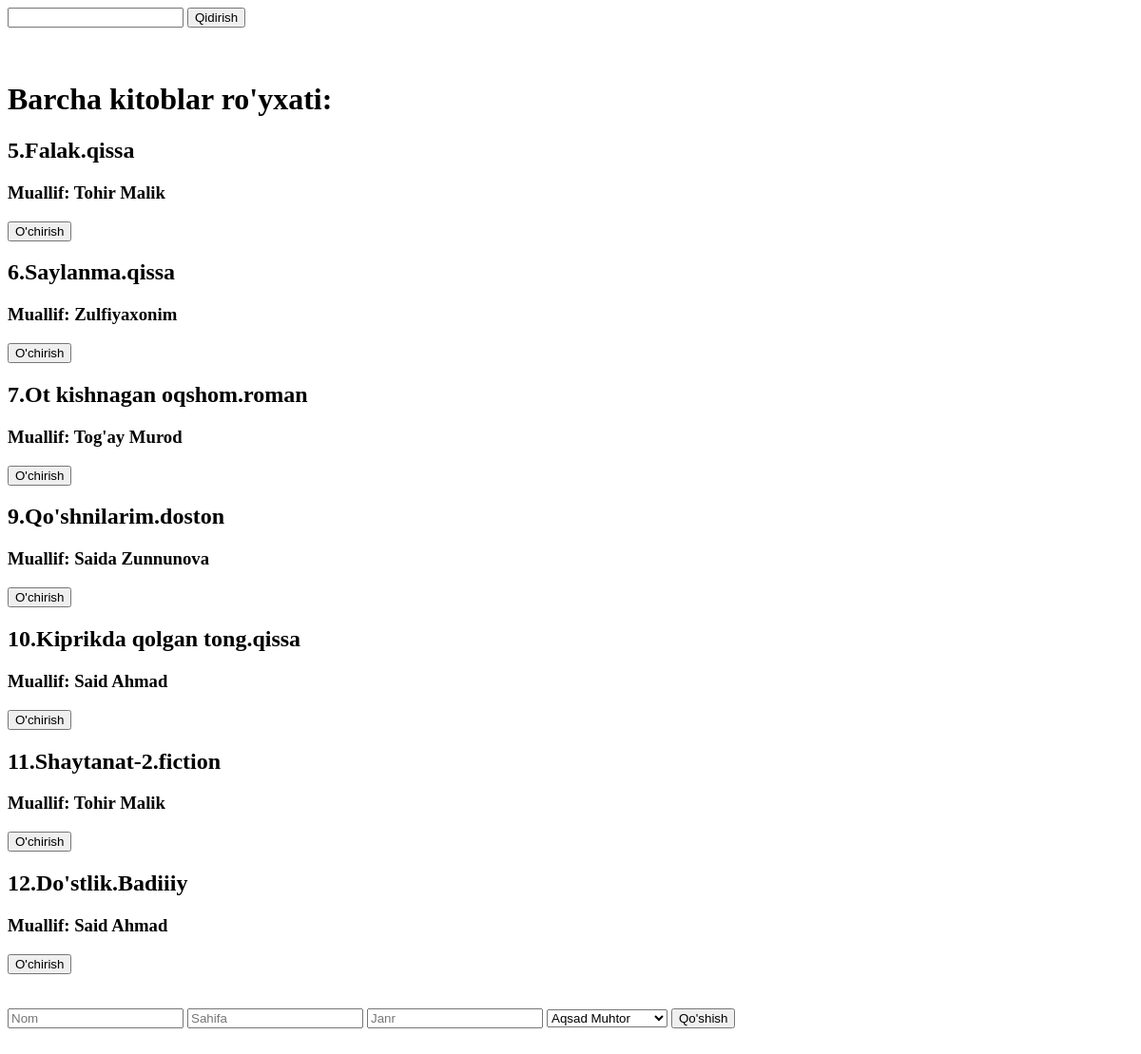
Page /hamma_kitoblar/ on the earlier database version.
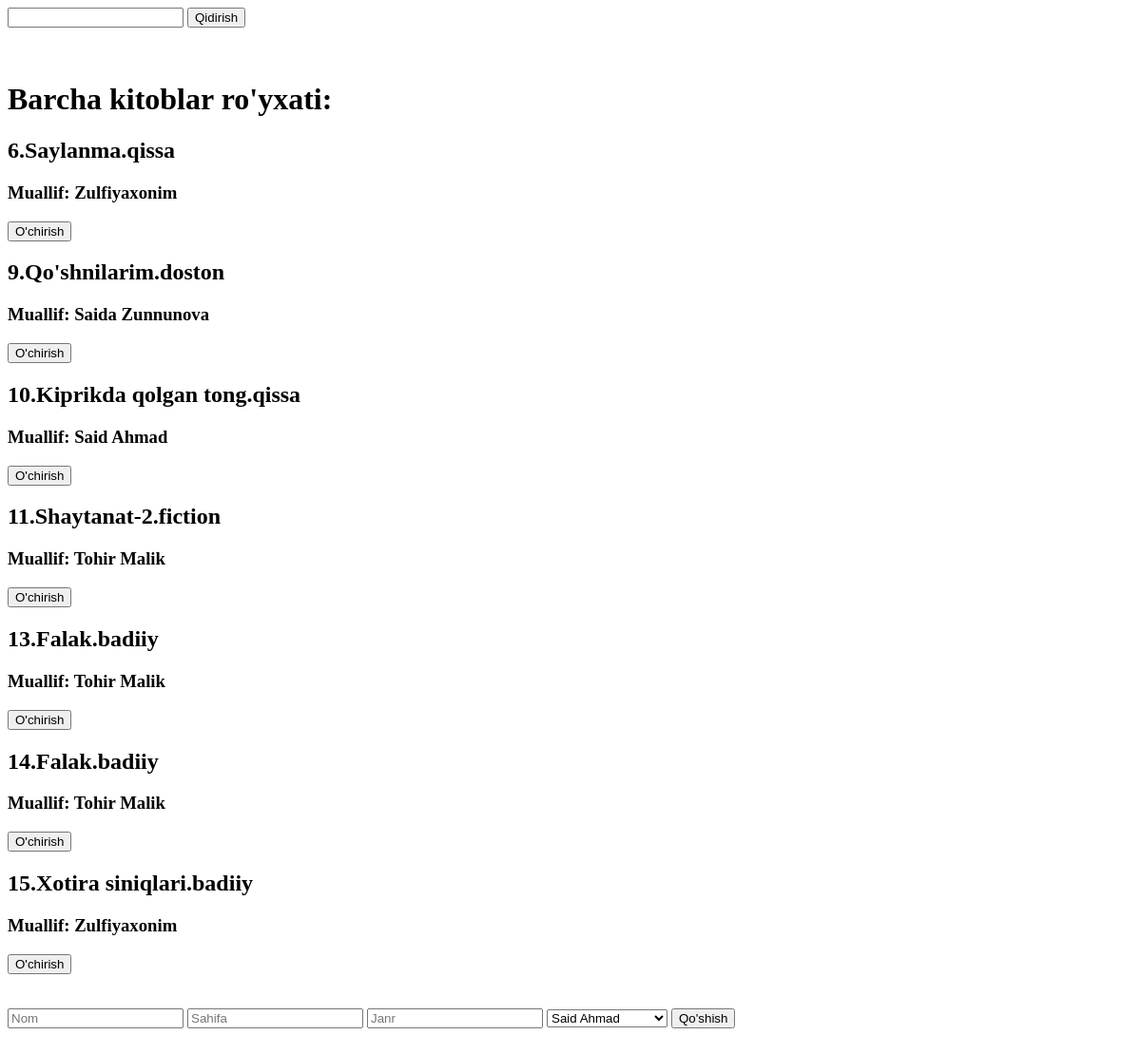
Same page on the later database version.
### asosiy/models.py (models this page shows, shortened)
class Kitob(models.Model):
    nom = models.CharField(max_length=50)
    muallif = models.ForeignKey(Muallif,on_delete=models.CASCADE)
    sahifa= models.SmallIntegerField()
    janr = models.CharField(max_length=50)

class Muallif(models.Model):
    tanlov = [
        ("Erkak","Erkak"),
        ("Ayol","Ayol")
    ]
    ism = models.CharField(max_length=50)
    kitob_soni = models.SmallIntegerField()
    jins = models.CharField(max_length=50 , choices=tanlov)
    tirik = models.BooleanField()
    tugilgan_yili = models.SmallIntegerField()

### asosiy/views.py (the view, shortened to what this page needs)
# urls.py: path('hamma_kitoblar/',hamma_kitoblar),
def hamma_kitoblar(sorov):
    soz = sorov.GET.get('qidiruv')
    if soz == "" or soz is None:
        content = {
            "kitoblar": Kitob.objects.all(),
            "mualliflar": Muallif.objects.all()
        }
    else:
        content = {
            "kitoblar": Kitob.objects.filter(nom__contains=soz),
            "mualliflar": Muallif.objects.filter(ism__contains=soz)
        }
    return render(sorov, 'Kitoblar.html',content)

### templates/Kitoblar.html (shortened to what this page needs)
<!DOCTYPE html>
<html lang="en">
<head>
</head>
<body>
<form method="get">
     <input type="text" name="qidiruv">
     <button>Qidirish</button>
  </form>
<br>
  <br>
  <h1> Barcha kitoblar ro'yxati:</h1>
  {% for kitob in kitoblar %}
  <h2> {{kitob.id}}.{{kitob.nom}}.{{kitob.janr}}</h2>
    <h3> Muallif: {{kitob.muallif.ism}}</h3>
  <a href = "/kitob_ochir/{{kitob.id}}/"><button> O'chirish </button></a>
  <br>
  {% endfor %}
    <br>
    <br>
    <form method="post">{% csrf_token %}
        <input type="text" name="nomi" placeholder="Nom">
        <input type="number" name="s" placeholder="Sahifa">
        <input type="text" name="j" placeholder="Janr">
        <select name="m">
            {% for i in mualliflar %}
            <option value="{{i.id}}">{{i.ism}}</option>
            {% endfor %}
        </select>
        <button type="submit">Qo'shish</button>
    </form>
    <br>
    <br>
</body>
</html>

Differences in the rows shown:
removed Kitob: id "5", nom "Falak", janr "qissa", muallif.ism "Tohir Malik"
removed Kitob: id "7", nom "Ot kishnagan oqshom", janr "roman", muallif.ism "Tog'ay Murod"
removed Kitob: id "12", nom "Do'stlik", janr "Badiiiy", muallif.ism "Said Ahmad"
added Kitob: id "13", nom "Falak", janr "badiiy", muallif.ism "Tohir Malik"
added Kitob: id "14", nom "Falak", janr "badiiy", muallif.ism "Tohir Malik"
added Kitob: id "15", nom "Xotira siniqlari", janr "badiiy", muallif.ism "Zulfiyaxonim"
Other differences:
form field m: "Aqsad Muhtor" → "Said Ahmad"
